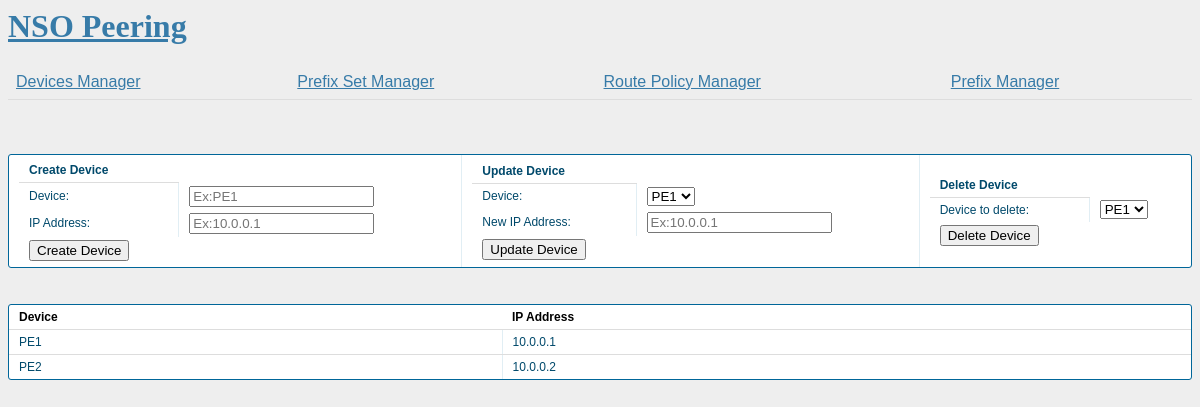
/devices, run on the app's committed database.
### tables this page shows
CREATE TABLE devices (
  device text not null primary key,
  ipAddress text not null unique
);

### nsopeering.py (the view)
@app.route('/devices', methods=['GET'])
def devices():
    try:
        db = get_db()
        entries = db.execute('select * from devices').fetchall()
        return render_template('devices.html', entries = entries)
    except sqlite3.Error as e:
        error = "No se pudo realizar la consulta: "+e.args[0]
        return render_template('devices.html', error = error)

### nsopeering.py (called while the page is built)
def connect_db():
    rv = sqlite3.connect(app.config['DATABASE'])
    rv.row_factory = sqlite3.Row
    return rv

def get_db():
    if not hasattr(g, 'sqlite_db'):
        g.sqlite_db = connect_db()
    return g.sqlite_db

### templates/devices.html (shortened to what this page needs)
{% extends "layout.html" %}
{% block body %}
<div class="datagrid">
<table>
  <tr>
    <td>
<form action="{{ url_for('createDevice') }}" method=post>
      <table>
        <tr>
          <th>Create Device</th>
        </tr>
        <tr>
          <td>Device:</td>
          <td><input type="text" name="device" placeholder="Ex:PE1"></td>
        </tr>
        <tr>
          <td>IP Address:</td>
          <td><input type="text" name="ipAddress" placeholder="Ex:10.0.0.1"></td>
        </tr>
        <tr>
          <td><input type=submit value="Create Device"></td>
        </tr>
      </table>
</form>
    </td>
    <td>
<form action="{{ url_for('updateDevice') }}" method=post>
  <table>
    <tr>
      <th>Update Device</th>
    </tr>
    <tr>
      <td>Device:</td>
      <td>
        <select name=updateDevice>
          {% for entry in entries %}
            <dd><option value="{{entry.device}}">{{entry.device}}</option>
          {% endfor %}
        </select>
      </td>
    </tr>
    <tr>
      <td>New IP Address:</td>
      <td><input type="text" name="newipAddress" placeholder="Ex:10.0.0.1"></td>
    </tr>
    <tr>
      <td><input type=submit value="Update Device"></td>
    </tr>
  </table>
</form>
    </td>
    <td>
<form action="{{ url_for('deleteDevice') }}" method=post>
  <table>
    <tr>
      <th>Delete Device</th>
    </tr>
    <tr>
      <td>Device to delete:</td>
      <td>
        <select name=deleteDevice>
          {% for entry in entries %}
            <dd><option value="{{entry.device}}">{{entry.device}}</option>
          {% endfor %}
        </select>
      </td>
    </tr>
    <tr>
      <td><input type=submit value="Delete Device"></td>
    </tr>
  </table>
</form>
    </td>
</tr>
</table>
</div>
<div class="datagrid">
<table>
  <tr>
    <th>Device</th>
    <th>IP Address</th>
  </tr>
  {% for entry in entries %}
  <tr>
    <td>{{ entry.device }}</td>
    <td>{{ entry.ipAddress }}</td>
  </tr>
  {% endfor %}
</table>
</div>
{% endblock %}

### static/style.css (style rules this page uses)
table { border-collapse: collapse; width: 100%; }
th, td { padding: 8px; text-align: left; border-bottom: 1px solid #ddd; }
.datagrid table { border-collapse: collapse; text-align: center; width: 100%; }
.datagrid { font: normal 12px/150% Arial, Helvetica, sans-serif; background: #fff; overflow: hidden; border: 1px solid #006699; -webkit-border-radius: 3px; -moz-border-radius: 3px; border-radius: 3px; }
.datagrid table td, .datagrid table th { padding: 3px 10px; }
.datagrid table tbody td { color: #00496B; border-left: 1px solid #E1EEF4;font-size: 12px;font-weight: normal; }
.datagrid table tbody td:first-child { border-left: none; }
.datagrid table tbody tr:last-child td { border-bottom: none; }

### data on the page
devices: device "PE1", ipAddress "10.0.0.1"
devices: device "PE2", ipAddress "10.0.0.2"

### other printed values
form field updateDevice "PE1"
form field deleteDevice "PE1"
